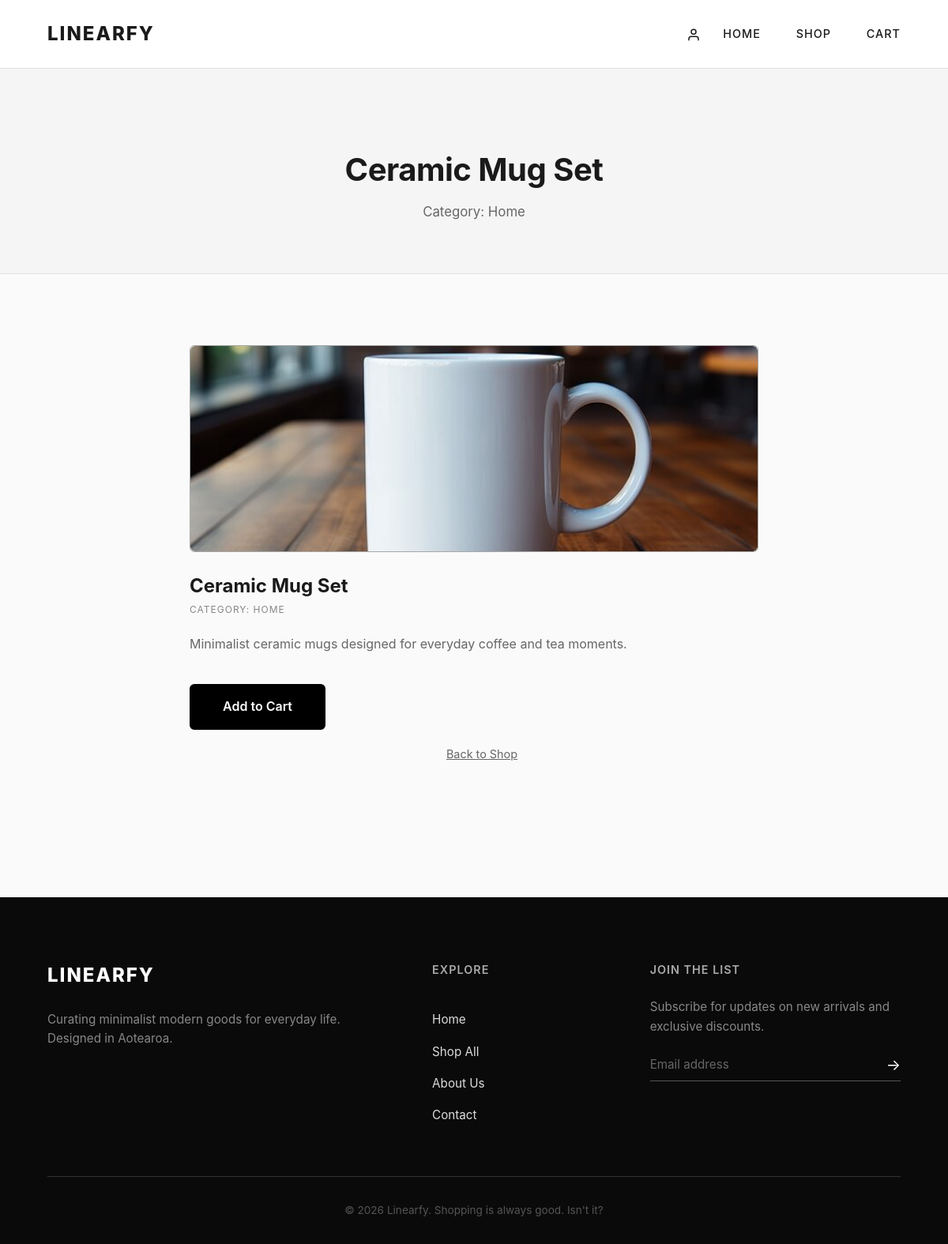
/product/5, run on the app's committed database.
### app.py (models this page shows)
class Product(db.Model):
    id = db.Column(db.Integer, primary_key=True)
    name = db.Column(db.String(100), nullable=False)
    price = db.Column(db.Float, nullable=False)
    category = db.Column(db.String(50), nullable=False)
    image = db.Column(db.String(200), nullable=False)
    description = db.Column(db.Text, nullable=False)
    is_new = db.Column(db.Boolean, default=False)
    is_sale = db.Column(db.Boolean, default=False)

### app.py (the view)
@app.route('/product/<int:product_id>')
def product_detail(product_id):
    product = Product.query.get_or_404(product_id)
    return render_template(
        'product.html',
        product=product
    )

### templates/product.html (shortened to what this page needs)
{% extends "base.html" %}
{% block content %}
<div class="page-header">
    <div class="header-content">
        <h1>{{ product.name }}</h1>
        <p>
            Category: {{ product.category.title() }}
        </p>
    </div>
</div>
<div style="max-width: 900px; margin: auto; padding: 50px;">
    <div class="product-card" style="padding: 40px;">
        <div class="image-wrapper">
            <img
                src="{{ url_for('static',
                filename='images/products/' + product.image) }}"
                alt="{{ product.name }}"
                class="product-image"
            />
        </div>
        <div class="product-info">
            <h2>
                {{ product.name }}
            </h2>
            <p class="stock-status">
                Category:
                {{ product.category }}
            </p>
            <p style="margin-top: 20px;
                    line-height: 1.8;
                    color: #666;">
                {{ product.description }}
            </p>
            <div style="margin-top: 20px;">
                <a href="{{ url_for('add_to_cart', product_id=product.id) }}"
                   class="btn">
                    Add to Cart
                </a>
                <a href="{{ url_for('shop') }}"
                   class="continue-shopping"
                   style="margin-left:20px;">
                    Back to Shop
                </a>
            </div>
        </div>
    </div>
</div>
{% endblock %}

### static/css/style.css (style rules this page uses)
* { margin: 0; padding: 0; box-sizing: border-box; font-family: 'Inter', 'Segoe UI', Tahoma, Geneva, Verdana, sans-serif; }
html, body { -ms-overflow-style: none; scrollbar-width: none; }
:root { --primary-color: #000000; --bg-color: #fafafa; --text-color: #1a1a1a; --border-color: #e0e0e0; --input-bg: #ffffff; }
body { background-color: var(--bg-color); color: var(--text-color); line-height: 1.6; }
.btn { display: inline-block; padding: 0.9rem 2.5rem; background-color: var(--primary-color); color: #ffffff; text-decoration: none; border: 2px solid var(--primary-color); border-radius: 6px; cursor: pointer; margin-top: 1rem; font-size: 1rem; font-weight: 600; transition: all 0.3s ease; }
.product-image { width: 100%; height: 260px; object-fit: cover; border-radius: 12px; display: block; }
.product-card { background: transparent; border: none; text-align: left; }
.image-wrapper { position: relative; overflow: hidden; border-radius: 6px; margin-bottom: 1.5rem; border: 1px solid rgb(167, 167, 167); }
.product-image { aspect-ratio: 4 / 5; background-color: #eaeaea; width: 100%; border-radius: 6px; transition: transform 0.6s cubic-bezier(0.25, 0.46, 0.45, 0.94); }
.product-info { padding: 0; }
.stock-status { font-size: 0.75rem; color: #888888; text-transform: uppercase; letter-spacing: 1px; margin-bottom: 0.4rem; }
.page-header { background-color: #f5f5f5; padding: 6rem 5% 4rem; text-align: center; border-bottom: 1px solid var(--border-color); }
.page-header h1 { font-size: 2.5rem; font-weight: 700; margin-bottom: 0.5rem; letter-spacing: -0.5px; }
.page-header p { color: #666666; font-size: 1.05rem; }
.continue-shopping { display: block; text-align: center; margin-top: 1.2rem; color: #666666; text-decoration: underline; font-size: 0.9rem; transition: color 0.2s ease; }

### data on the page
Product: name "Ceramic Mug Set", category "Home", image (picture), category "HOME", description "Minimalist ceramic mugs designed for everyday coffee and tea moments."
